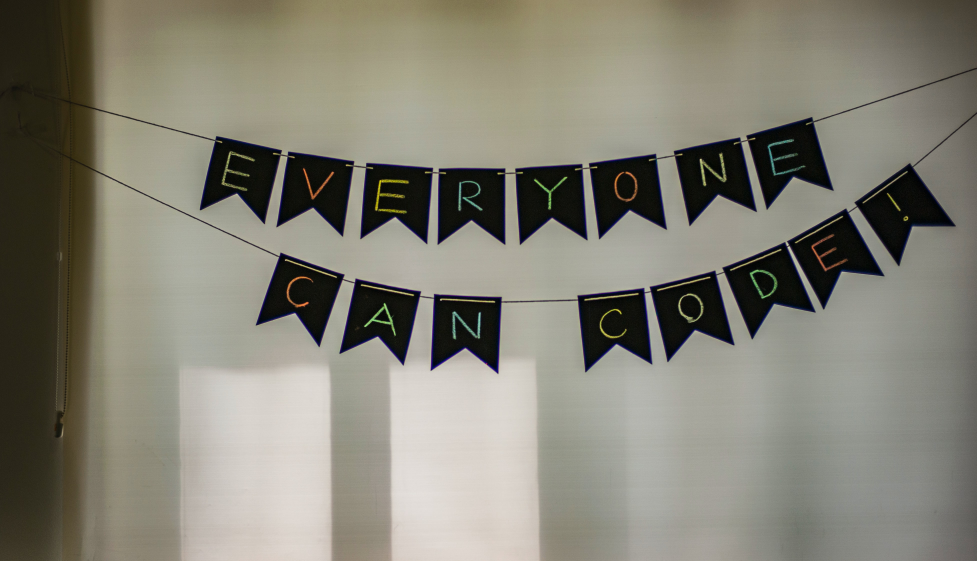
#> input picture Resources/01.jpg, 3907 x 2244 px (shown at 1/4 size)
$ python 13_Essential_function.py
#> lines starting #> are read from the running program, lines starting #| are printed output that depends on the picture; after the words box and inside, x2 and y2 are one past the last pixel; in counts of white or black regions, pixels touching at a corner belong together
#impoert dependencies
import cv2 as cv
import numpy as np

#read orignal image
img1 = cv.imread("Resources/01.jpg")
#> img1 is the input picture: shape (2244, 3907, 3); mean B, G, R 116.6, 129.1, 131.5
#resize image
img2 = cv.resize(img1,(600,400))
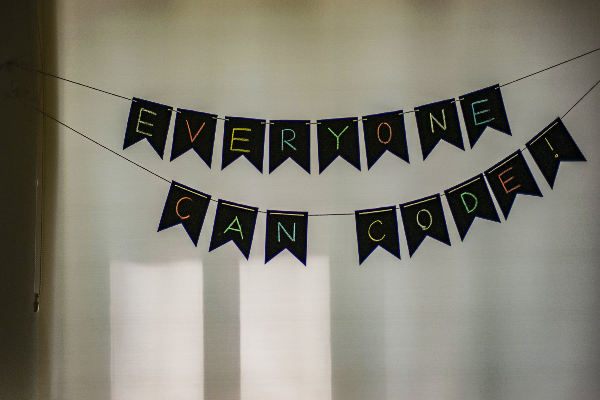
#> img2: shape (400, 600, 3); mean B, G, R 116.5, 128.9, 131.4
#gray conversion
img3 = cv.cvtColor(img2,cv.COLOR_BGR2GRAY)
#blur image
img4 = cv.GaussianBlur(img3,(7,7),0)
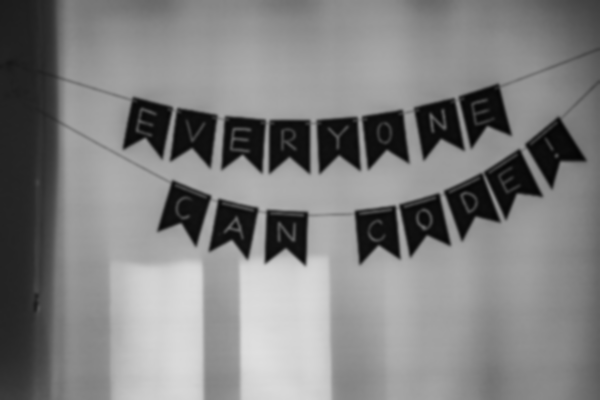
#> img4: shape (400, 600); min 3, max 224, mean 128.3
#edge detection
img5 = cv.Canny(img2,30,30)
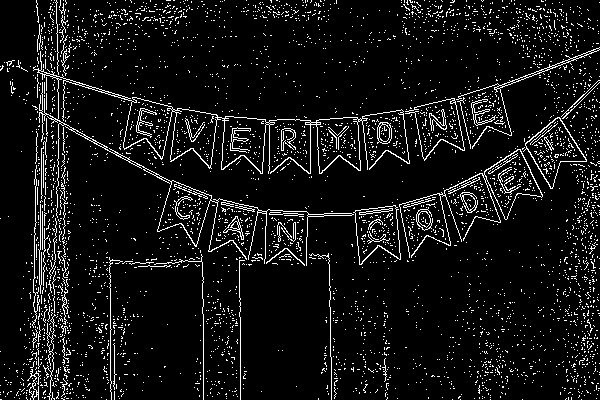
#> img5: shape (400, 600); 7.7% white in thin lines or dots
#thickness of line
img6 = cv.dilate(img5,(5,10),iterations=2)
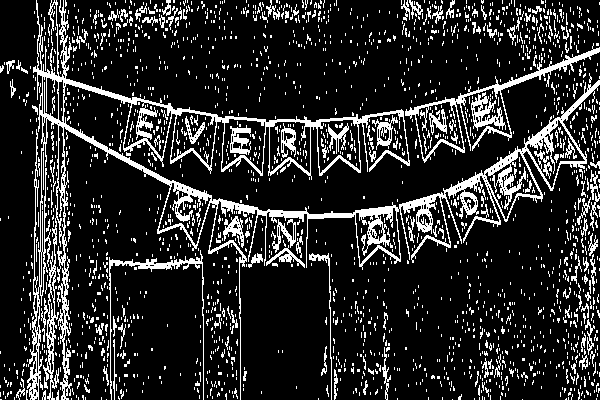
#> img6: shape (400, 600); 16.4% white in thin lines or dots
#image erosion
img7 = cv.erode(img6,(7,7),iterations=2)
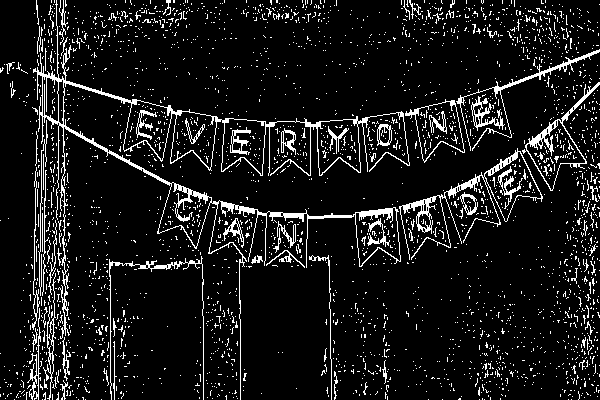
#> img7: shape (400, 600); 9.6% white in thin lines or dots
#black and white image
thresh,img8 = cv.threshold(img2,127,200,cv.THRESH_BINARY)
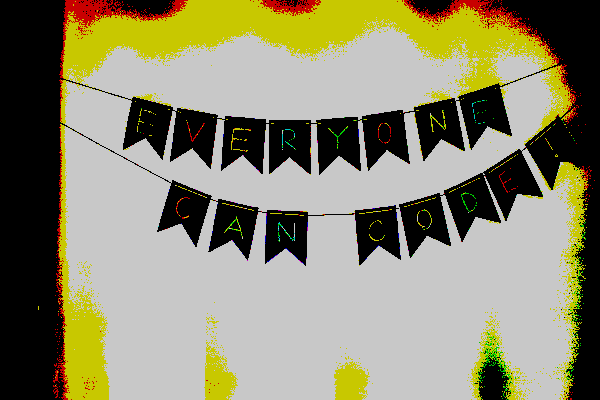
#> img8: shape (400, 600, 3); mean B, G, R 111.1, 138.3, 141.6
#cropping image
img9 = img2[0:500,0:500]
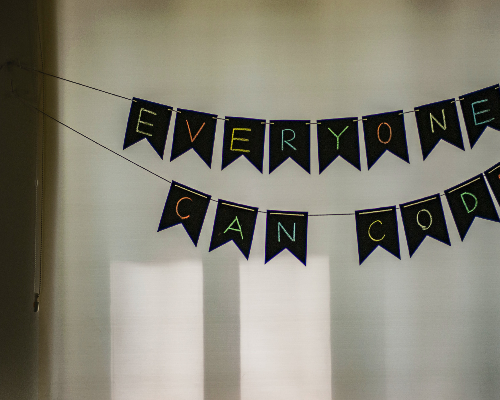
#> img9: shape (400, 500, 3); mean B, G, R 117.5, 130.9, 133.7

cv.imshow('pic1',img1)
cv.imshow('pic2',img2)
cv.imshow('pic3',img3)
cv.imshow('pic4',img4)
cv.imshow('pic5',img5)
cv.imshow('pic6',img6)
cv.imshow('pic7',img7)
cv.imshow('pic8',img8)
cv.imshow('pic9',img9)
cv.waitKey(0)
cv.destroyAllWindows()
print(img1.shape)
#| (2244, 3907, 3)

$ run again, with Resources/03.jpg copied over Resources/01.jpg
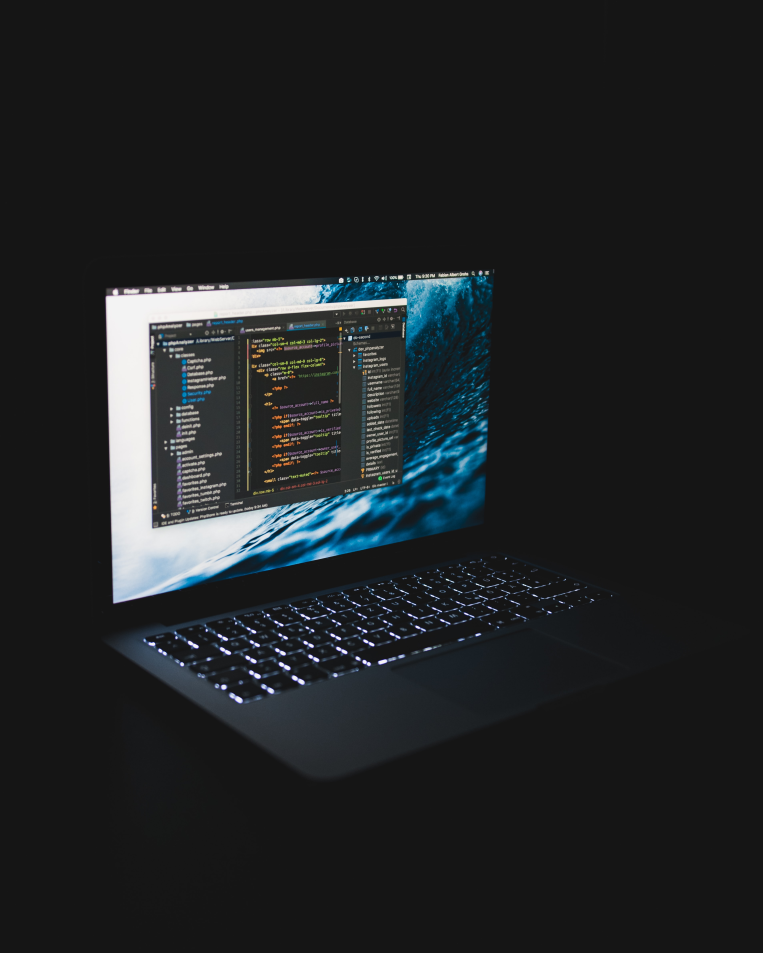
#> input picture Resources/03.jpg, 3811 x 4764 px (shown at 1/5 size)
#> img1 is the input picture: shape (4764, 3811, 3); mean B, G, R 37, 35.3, 32.3
#> `img5 = cv.Canny(img2,30,30)`:
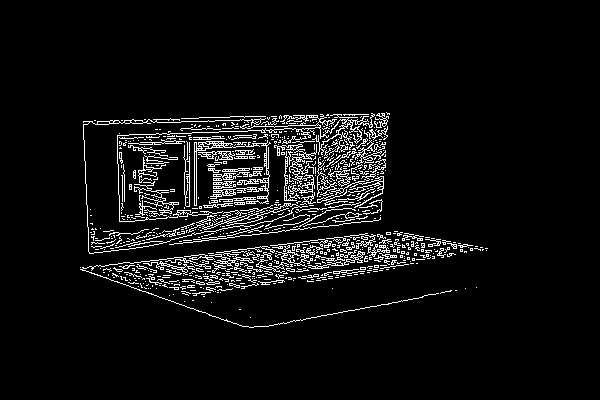
#> img5: shape (400, 600); 6% white in thin lines or dots, all inside (x1, y1, x2, y2) = (80, 112, 488, 328)
#> img6: shape (400, 600); 13.5% white; 48 white regions (36 under 20 px), largest, box (x1, y1, x2, y2) and area: (83, 112, 390, 256) 21506, (80, 232, 439, 330) 8979, (393, 231, 432, 266) 523
#> img7: shape (400, 600); 9.5% white; 82 white regions (63 under 20 px), largest, box (x1, y1, x2, y2) and area: (83, 114, 390, 256) 15411, (80, 235, 439, 330) 6054, (402, 235, 425, 254) 197
#> `img9 = img2[0:500,0:500]`:
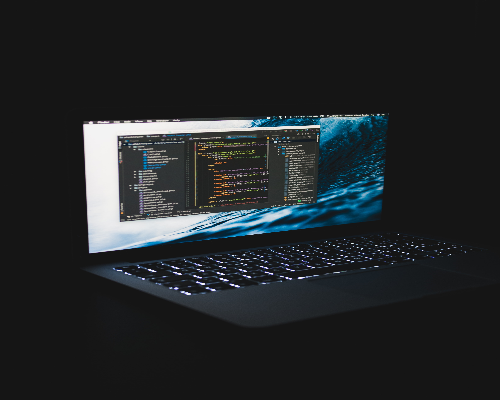
#> img9: shape (400, 500, 3); mean B, G, R 40.1, 38.1, 34.5
#| (4764, 3811, 3)

$ run again, with Resources/04.jpg copied over Resources/01.jpg
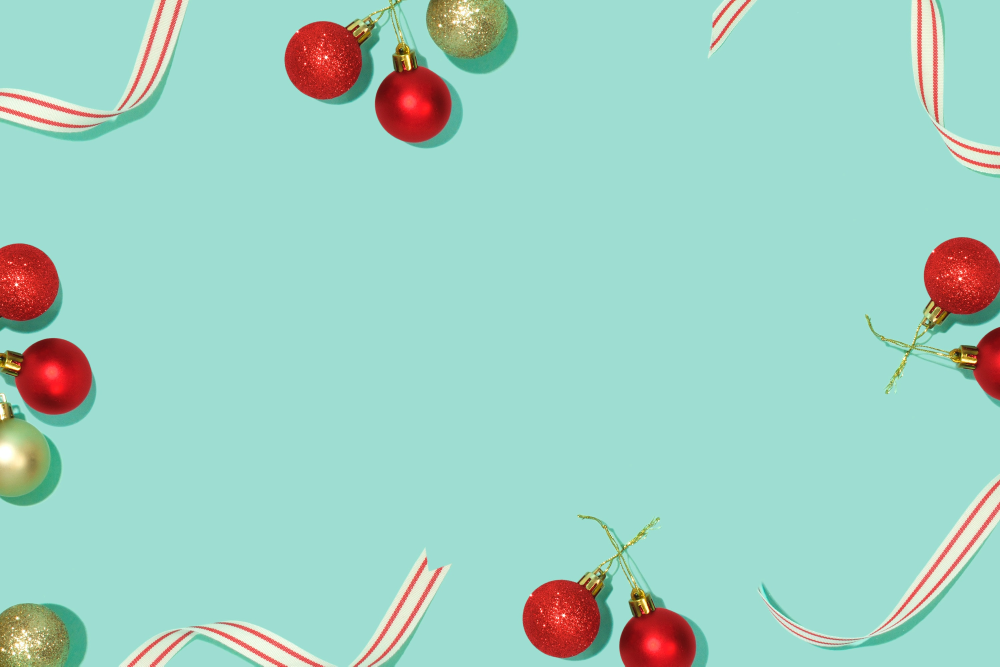
#> input picture Resources/04.jpg, 3000 x 1999 px (shown at 1/3 size)
#> img1 is the input picture: shape (1999, 3000, 3); mean B, G, R 195.8, 208.2, 159.8
#> img5: shape (400, 600); 5.1% white in thin lines or dots
#> img6: shape (400, 600); 10.8% white; 51 white regions (28 under 20 px), largest, box (x1, y1, x2, y2) and area: (170, 0, 278, 92) 3392, (313, 309, 426, 400) 3267, (519, 142, 600, 247) 2894
#> img7: shape (400, 600); 7.1% white in thin lines or dots
#> `img9 = img2[0:500,0:500]`:
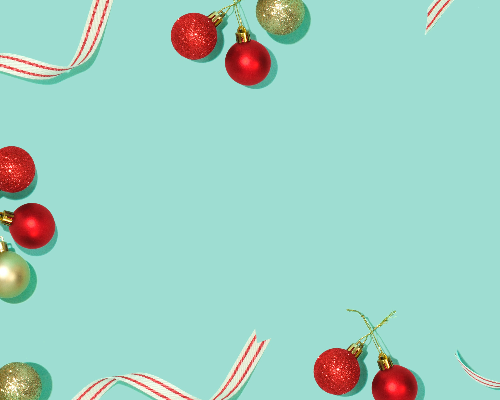
#> img9: shape (400, 500, 3); mean B, G, R 196.2, 208.6, 159
#| (1999, 3000, 3)
